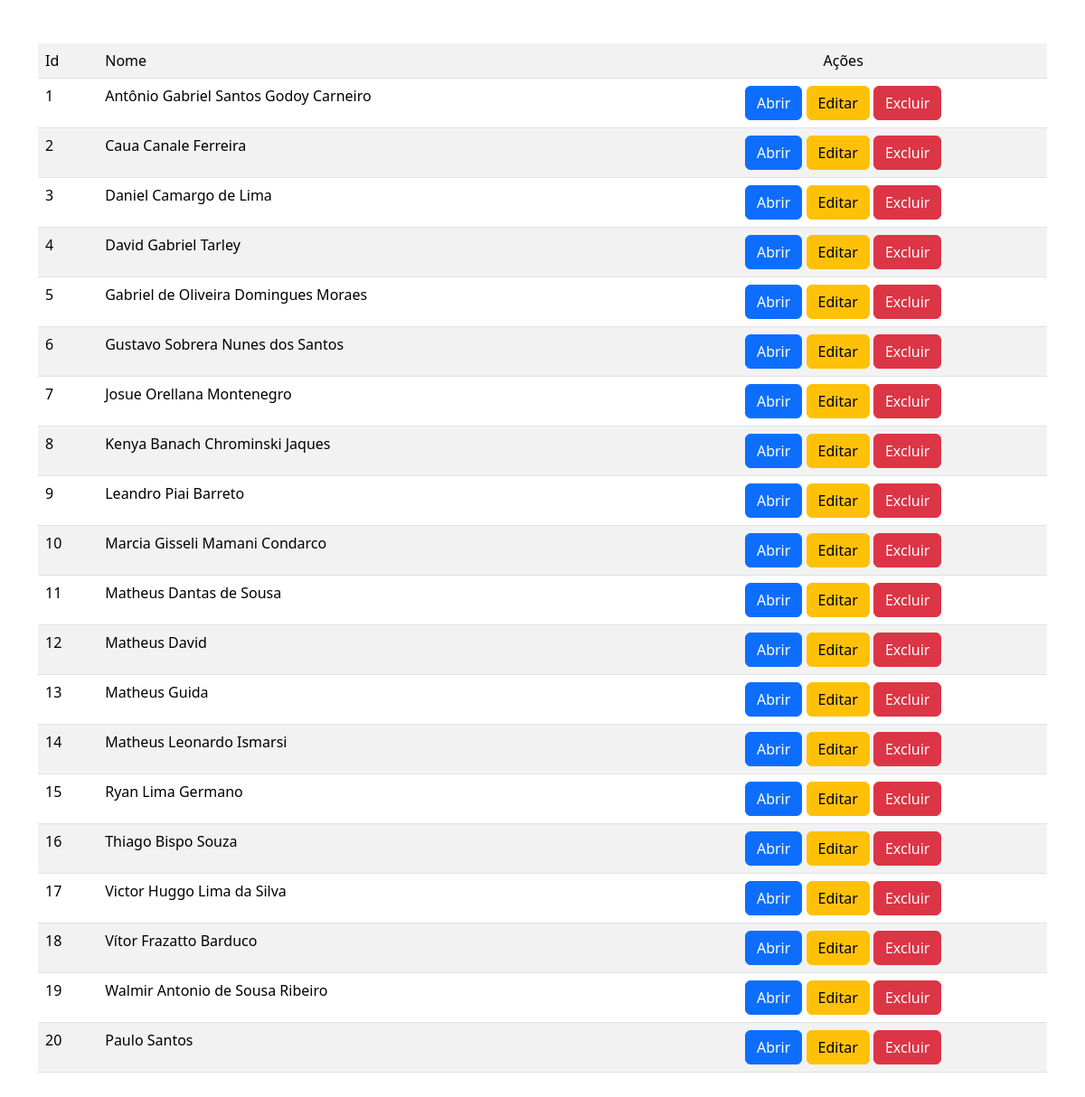
The page / on the database its author committed.
### tables this page shows
CREATE TABLE `tb_alunos` (
  `id` int(11) NOT NULL COMMENT 'Primary Key',
  `nome` varchar(255) DEFAULT NULL
);

### index.php (the view, shortened to what this page needs)
<html lang="pt-br">
<link href="https://cdn.jsdelivr.net/npm/bootstrap@5.3.3/dist/css/bootstrap.min.css" rel="stylesheet">
<?php
$dsn = 'mysql:dbname=db_ti24;host=127.0.0.1';
$user = 'root';
$password = '';
$banco = new PDO($dsn, $user, $password);
$select = 'SELECT * FROM tb_alunos';
$resultado = $banco->query($select)->fetchAll();
?>
<main class="container my-5">
    <table class="table table-striped">
        <tr>
            <td>Id</td>
            <td>Nome</td>
            <td class="text-center">Ações</td>
        </tr>
        <?php foreach ($resultado as $linha) { ?>
            <tr>
                <td> <?= $linha['id'] ?> </td>
                <td> <?php echo $linha['nome'] ?> </td>
                <td class="text-center">
                    <a href="./ficha.php?id_aluno=<?= $linha['id'] ?>" class="btn btn-primary">Abrir</a>
                    <a href="#" class="btn btn-warning">Editar</a>
                    <a href="#" class="btn btn-danger">Excluir</a>
                </td>
            </tr>
        <?php } ?>
    </table>
</main>

### rows shown on the page
tb_alunos: id "1", nome "Antônio Gabriel Santos Godoy Carneiro"
tb_alunos: id "2", nome "Caua Canale Ferreira"
tb_alunos: id "3", nome "Daniel Camargo de Lima"
tb_alunos: id "4", nome "David Gabriel Tarley"
tb_alunos: id "5", nome "Gabriel de Oliveira Domingues Moraes"
tb_alunos: id "6", nome "Gustavo Sobrera Nunes dos Santos"
tb_alunos: id "7", nome "Josue Orellana Montenegro"
tb_alunos: id "8", nome "Kenya Banach Chrominski Jaques"
tb_alunos: id "9", nome "Leandro Piai Barreto"
tb_alunos: id "10", nome "Marcia Gisseli Mamani Condarco"
tb_alunos: id "11", nome "Matheus Dantas de Sousa"
tb_alunos: id "12", nome "Matheus David"
tb_alunos: id "13", nome "Matheus Guida"
tb_alunos: id "14", nome "Matheus Leonardo Ismarsi"
tb_alunos: id "15", nome "Ryan Lima Germano"
tb_alunos: id "16", nome "Thiago Bispo Souza"
tb_alunos: id "17", nome "Victor Huggo Lima da Silva"
tb_alunos: id "18", nome "Vítor Frazatto Barduco"
tb_alunos: id "19", nome "Walmir Antonio de Sousa Ribeiro"
tb_alunos: id "20", nome "Paulo Santos"
